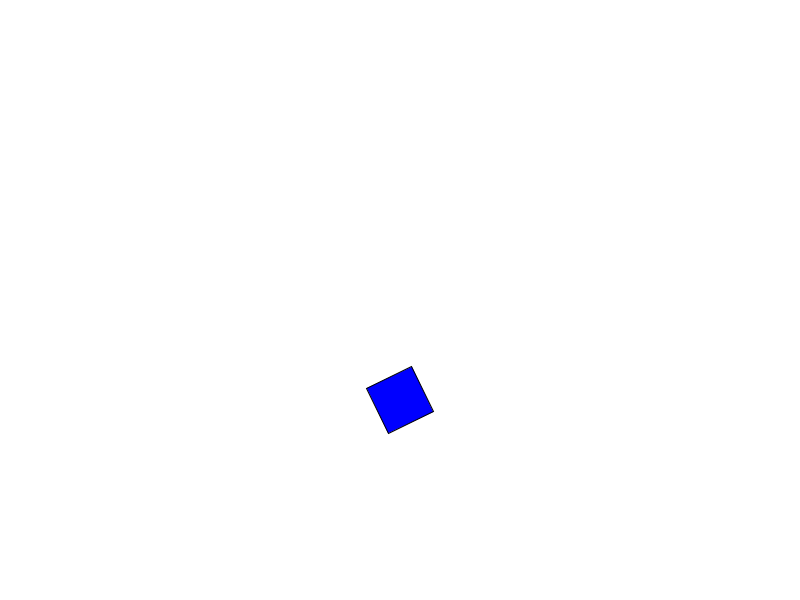
Frame 1 (no input)
Frame 60 (the mouse pressed at the canvas centre just before this capture): identical to frame 1, image omitted
Frame 120 (the mouse held since frame 60 and released just before this capture): identical to frame 1, image omitted

The Processing sketch that drew this single still picture (run headless with seeded random() and noise(); from frame 60 on, the mouse is pressed at the canvas centre):

// Processing sketch: processing_4709
// ── processing_4709.pde

int x, y, r;

void setup(){
  size(800,600);
  rectMode(CENTER);
}

void draw(){
  fill(0,0,255);
  background(255);
  
  pushMatrix();
  scale(3);
  translate(100,100);
  rotate(1.7);
  
  //rect(0,0,50,50);
  popMatrix();
  
  pushMatrix();
  translate(400,400);
  rotate(2.7);
  
  
  rect(0,0,50,50);
  popMatrix();
}
